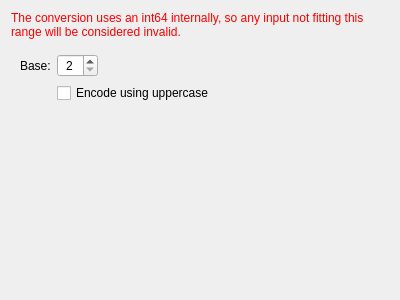
<?xml version="1.0" encoding="UTF-8"?>
<ui version="4.0">
<comment>
  * Released as open source by Gabriel Caudrelier
  *
  * Developed by Gabriel Caudrelier, gabriel dot caudrelier at gmail dot com
  *
  * https://github.com/metrodango/pip3line
  *
  * Released under AGPL see LICENSE for more information
</comment>
 <class>BaseXWidget</class>
 <widget class="QWidget" name="BaseXWidget">
  <property name="geometry">
   <rect>
    <x>0</x>
    <y>0</y>
    <width>400</width>
    <height>300</height>
   </rect>
  </property>
  <property name="windowTitle">
   <string>Form</string>
  </property>
  <layout class="QVBoxLayout" name="verticalLayout">
   <item>
    <widget class="QLabel" name="messageLabel">
     <property name="sizePolicy">
      <sizepolicy hsizetype="Minimum" vsizetype="Maximum">
       <horstretch>0</horstretch>
       <verstretch>0</verstretch>
      </sizepolicy>
     </property>
     <property name="styleSheet">
      <string notr="true">color: rgb(255, 0, 0);</string>
     </property>
     <property name="text">
      <string>The conversion uses an int64 internally, so any input not fitting this range will be considered invalid.</string>
     </property>
     <property name="scaledContents">
      <bool>false</bool>
     </property>
     <property name="wordWrap">
      <bool>true</bool>
     </property>
    </widget>
   </item>
   <item>
    <widget class="QWidget" name="widget" native="true">
     <layout class="QFormLayout" name="formLayout">
      <item row="0" column="0">
       <widget class="QLabel" name="baseLabel">
        <property name="text">
         <string>Base:</string>
        </property>
       </widget>
      </item>
      <item row="0" column="1">
       <widget class="QSpinBox" name="baseSpinBox">
        <property name="sizePolicy">
         <sizepolicy hsizetype="Maximum" vsizetype="Fixed">
          <horstretch>0</horstretch>
          <verstretch>0</verstretch>
         </sizepolicy>
        </property>
        <property name="alignment">
         <set>Qt::AlignCenter</set>
        </property>
        <property name="minimum">
         <number>2</number>
        </property>
        <property name="maximum">
         <number>36</number>
        </property>
       </widget>
      </item>
      <item row="1" column="1">
       <widget class="QCheckBox" name="uppercaseCheckBox">
        <property name="text">
         <string>Encode using uppercase</string>
        </property>
       </widget>
      </item>
     </layout>
    </widget>
   </item>
  </layout>
 </widget>
 <resources/>
 <connections/>
</ui>
